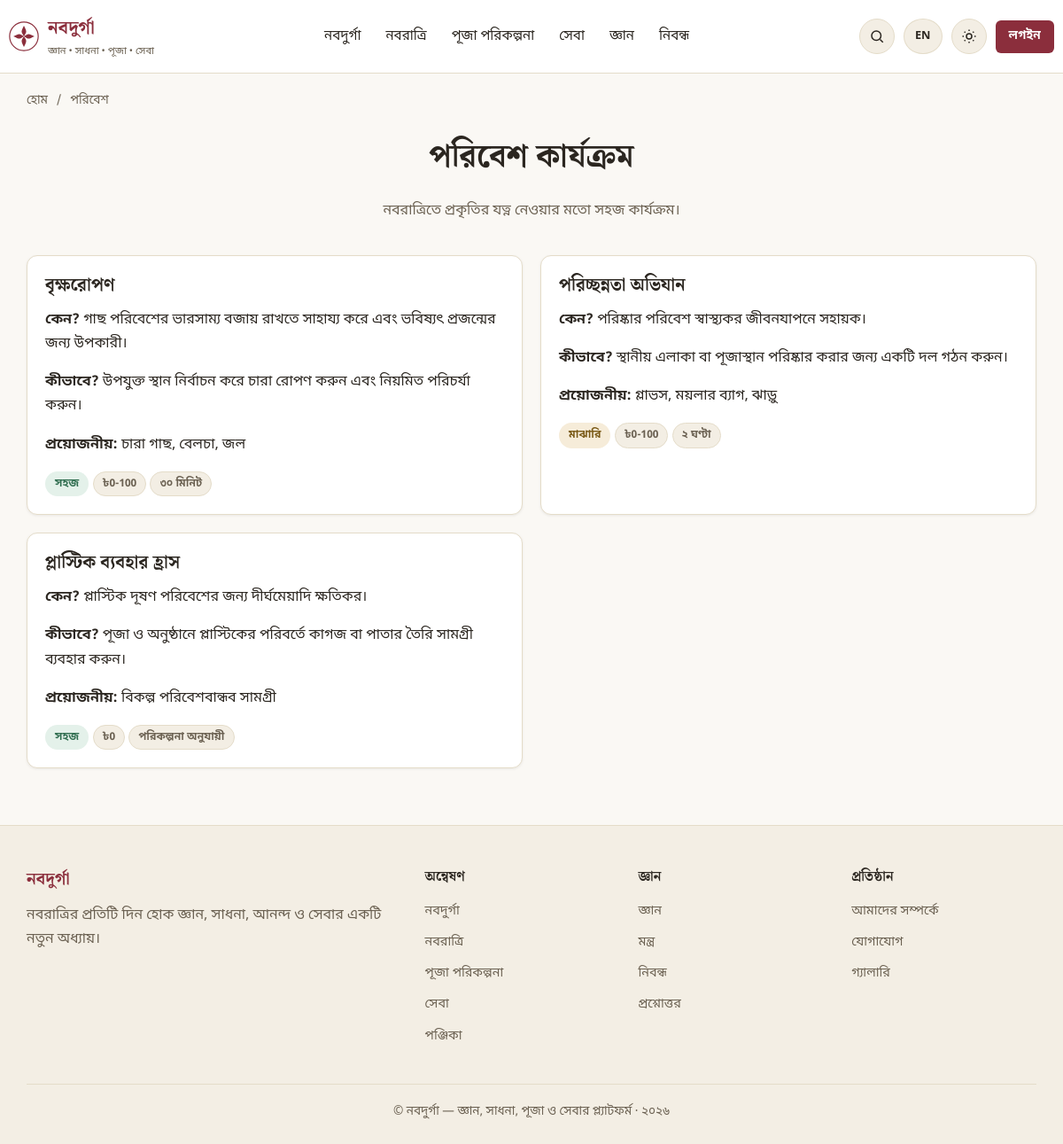
/environment, run on the app's committed database.
### tables this page shows
CREATE TABLE IF NOT EXISTS environment_activities (
    id INT UNSIGNED AUTO_INCREMENT PRIMARY KEY,
    title_bn VARCHAR(255) NOT NULL,
    why_text TEXT NULL,
    how_text TEXT NULL,
    materials_needed TEXT NULL,
    difficulty ENUM('সহজ','মাঝারি','কঠিন') NOT NULL DEFAULT 'সহজ',
    estimated_cost VARCHAR(100) NULL,
    time_required VARCHAR(100) NULL,
    image VARCHAR(255) NULL,
    status ENUM('active','inactive') NOT NULL DEFAULT 'active',
    created_at DATETIME NOT NULL DEFAULT CURRENT_TIMESTAMP,
    updated_at DATETIME NOT NULL DEFAULT CURRENT_TIMESTAMP ON UPDATE CURRENT_TIMESTAMP
);

### app/core/Controller.php (called while the page is built, shortened)
<?php
class Controller
{
    protected function view(string $view, array $data = [], ?string $layout = null): void
    {
        $viewFile = dirname(__DIR__) . '/views/' . $view . '.php';
        extract($data, EXTR_SKIP);
        require $viewFile;
    }
}

### app/controllers/EnvironmentController.php (called while the page is built, shortened)
<?php
class EnvironmentController extends Controller
{
    public function index(Request $request): void
    {
        $this->view('pages/environment', [
            'title' => 'পরিবেশ কার্যক্রম',
            'metaDescription' => 'নবরাত্রিতে পরিবেশের যত্নে করার মতো কার্যক্রম — বৃক্ষরোপণ, পরিচ্ছন্নতা ও প্লাস্টিক হ্রাস।',
            'breadcrumbs' => [['label' => 'পরিবেশ']],
            'activities' => (new EnvironmentActivityRepository())->allActive(),
        ]);
    }
}

### public/index.php (called while the page is built, shortened)
<?php
$router = new \App\Core\Router();
$router->setBasePath(\App\Core\Env::get('APP_BASE_PATH', ''));
$request = new \App\Core\Request();
$router->dispatch($request);

### app/core/Repository.php (called while the page is built, shortened)
<?php
abstract class Repository
{
    protected PDO $db;
    protected string $table;
    public function __construct()
    {
        $this->db = Database::connection();
    }
    public function all(array $conditions = [], ?string $orderBy = null, ?int $limit = null): array
    {
        [$where, $params] = $this->buildWhere($conditions);
        $sql = "SELECT * FROM {$this->table} {$where}";
        if ($orderBy) {
            $sql .= " ORDER BY {$orderBy}";
        }
        $stmt = $this->db->prepare($sql);
        $stmt->execute($params);
        return $stmt->fetchAll();
    }
    protected function buildWhere(array $conditions): array
    {
        if (empty($conditions)) {
            return ['', []];
        }
        $clauses = [];
        $params = [];
        foreach ($conditions as $column => $value) {
            if (is_array($value)) {
                $in = [];
                foreach ($value as $i => $v) {
                    $key = "{$column}_{$i}";
                    $in[] = ":{$key}";
                    $params[$key] = $v;
                }
                $clauses[] = "{$column} IN (" . implode(',', $in) . ")";
            } else {
                $clauses[] = "{$column} = :{$column}";
                $params[$column] = $value;
            }
        }
        return ['WHERE ' . implode(' AND ', $clauses), $params];
    }
}

### app/core/Autoloader.php (called while the page is built, shortened)
<?php
class Autoloader
{
    protected static array $map = [
        'App\\Core\\' => 'core/',
        'App\\Controllers\\Admin\\' => 'controllers/admin/',
        'App\\Controllers\\' => 'controllers/',
        'App\\Models\\' => 'models/',
        'App\\Repositories\\' => 'repositories/',
        'App\\Services\\' => 'services/',
        'App\\Middleware\\' => 'middleware/',
        'App\\Validators\\' => 'validators/',
        'App\\Helpers\\' => 'helpers/',
    ];
    public static function register(string $appPath): void
    {
        spl_autoload_register(function (string $class) use ($appPath) {
            foreach (self::$map as $prefix => $dir) {
                if (str_starts_with($class, $prefix)) {
                    $relative = substr($class, strlen($prefix));
                    $relative = str_replace('\\', '/', $relative);
                    $file = rtrim($appPath, '/\\') . '/' . $dir . $relative . '.php';
                    if (is_file($file)) {
                        return;
                    }
                }
            }
        });
    }
}

### app/core/Env.php (called while the page is built, shortened)
<?php
class Env
{
    public static function get(string $key, $default = null)
    {
        $value = $_ENV[$key] ?? getenv($key);
        return match (strtolower((string) $value)) {
            'true', '(true)' => true,
            'false', '(false)' => false,
            'null', '(null)' => null,
            'empty', '(empty)' => '',
            default => $value,
        };
    }
}

### app/core/Database.php (called while the page is built, shortened)
<?php
class Database
{
    protected static ?PDO $instance = null;
    public static function connection(): PDO
    {
        if (self::$instance === null) {
            $host = Env::get('DB_HOST', '127.0.0.1');
            $port = Env::get('DB_PORT', '3306');
            $name = Env::get('DB_DATABASE', 'navadurga_db');
            $user = Env::get('DB_USERNAME', 'root');
            $pass = Env::get('DB_PASSWORD', '');
            $charset = Env::get('DB_CHARSET', 'utf8mb4');
            $dsn = "mysql:host={$host};port={$port};dbname={$name};charset={$charset}";
            try {
                self::$instance = new PDO($dsn, $user, $pass, [
                    PDO::ATTR_ERRMODE => PDO::ERRMODE_EXCEPTION,
                    PDO::ATTR_DEFAULT_FETCH_MODE => PDO::FETCH_ASSOC,
                    PDO::ATTR_EMULATE_PREPARES => true,
                ]);
            } catch (PDOException $e) {
                if (Env::get('APP_DEBUG', false)) {
                    throw $e;
                }
                http_response_code(500);
                require dirname(__DIR__) . '/views/errors/500.php';
                exit;
            }
        }
        return self::$instance;
    }
}

### app/repositories/EnvironmentActivityRepository.php (called while the page is built, shortened)
<?php
class EnvironmentActivityRepository extends Repository
{
    public function allActive(): array
    {
        return $this->all(['status' => 'active'], 'id ASC');
    }
}

### app/helpers/functions.php (called while the page is built, shortened)
<?php
if (!function_exists('e')) {
    function e(?string $value): string
    {
        return htmlspecialchars($value ?? '', ENT_QUOTES, 'UTF-8');
    }
}

### app/views/pages/environment.php (the view, shortened to what this page needs)
<h1 class="text-center">পরিবেশ কার্যক্রম</h1>
<p class="section-subtitle">নবরাত্রিতে প্রকৃতির যত্ন নেওয়ার মতো সহজ কার্যক্রম।</p>
<?php if (empty($activities)): ?>
    <div class="empty-state"><div class="icon">🌱</div><p>এখনও কোনো কার্যক্রম যোগ করা হয়নি।</p></div>
<?php else: ?>
<div class="grid grid-2">
    <?php foreach ($activities as $a): ?>
        <div class="card">
            <div class="card-body">
                <h3><?= e($a['title_bn']) ?></h3>
                <?php if ($a['why_text']): ?><p><strong>কেন?</strong> <?= e($a['why_text']) ?></p><?php endif; ?>
                <?php if ($a['how_text']): ?><p><strong>কীভাবে?</strong> <?= e($a['how_text']) ?></p><?php endif; ?>
                <?php if ($a['materials_needed']): ?><p><strong>প্রয়োজনীয়:</strong> <?= e($a['materials_needed']) ?></p><?php endif; ?>
                <div class="meta">
                    <span class="tag tag-difficulty-<?= $a['difficulty'] === 'সহজ' ? 'easy' : ($a['difficulty'] === 'মাঝারি' ? 'medium' : 'hard') ?>"><?= e($a['difficulty']) ?></span>
                    <?php if ($a['estimated_cost']): ?><span class="tag"><?= e($a['estimated_cost']) ?></span><?php endif; ?>
                    <?php if ($a['time_required']): ?><span class="tag"><?= e($a['time_required']) ?></span><?php endif; ?>
                </div>
            </div>
        </div>
    <?php endforeach; ?>
</div>
<?php endif; ?>

### app/core/Router.php (shortened to what this page needs)
<?php
class Router
{
    protected array $routes = [];
    protected string $basePath = '';
    public function setBasePath(string $path): void
    {
        $this->basePath = rtrim($path, '/');
    }
    protected function add(string $method, string $uri, $handler, array $middleware): void
    {
        $this->routes[] = [
            'method' => $method,
            'uri' => '/' . trim($uri, '/'),
            'handler' => $handler,
            'middleware' => $middleware,
        ];
    }
    public function dispatch(Request $request): void
    {
        $method = $request->method();
        $uri = $request->uriPath($this->basePath);
        foreach ($this->routes as $route) {
            if ($route['method'] !== $method) {
                continue;
            }
            $pattern = $this->compile($route['uri']);
            if (preg_match($pattern, $uri, $matches)) {
                $params = array_filter($matches, 'is_string', ARRAY_FILTER_USE_KEY);
                $this->call($route['handler'], $request, $params);
                return;
            }
        }
    }
    protected function compile(string $uri): string
    {
        $pattern = preg_replace('#\{([a-zA-Z_][a-zA-Z0-9_]*)\}#', '(?P<$1>[^/]+)', $uri);
        return '#^' . $pattern . '$#u';
    }
    protected function call($handler, Request $request, array $params): void
    {
        [$class, $method] = $handler;
        $controller = new $class();
        call_user_func_array([$controller, $method], array_merge([$request], array_values($params)));
    }
}

### public/assets/css/app.css (style rules this page uses)
:root { --color-bg: #FAF8F4; --color-surface: #FFFFFF; --color-surface-alt: #F3EEE4; --color-border: #E4DCC9; --color-text: #2B2620; --color-text-muted: #6B6152; --color-primary: #8B2E3C; --color-primary-dark: #6E1F2B; --color-primary-soft: #F4E4E6; --color-accent: #B8842E; --color-accent-soft: #F6ECD9; --color-success: #2F6D4F; --color-success-soft: #E4F1EA; --color-danger: #B3261E; --color-danger-soft: #FBE7E5; --color-info: #2E5D8B; --color-info-soft: #E4EDF6; --shadow-sm: 0 1px 3px rgba(43, 38, 32, 0.08); --shadow-md: 0 4px 16px rgba(43, 38, 32, 0.10); --radius-sm: 6px; --radius-md: 12px; --radius-lg: 20px; --font-body: 'Noto Sans Bengali', 'Nirmala UI', 'Vrinda', 'Noto Sans', system-ui, sans-serif; --font-heading: 'Noto Serif Bengali', 'Nirmala UI', 'Vrinda', 'Noto Serif', Georgia, serif; --container-width: 1180px; }
* { box-sizing: border-box; }
html { scroll-behavior: smooth; }
body { margin: 0; font-family: var(--font-body); background: var(--color-bg); color: var(--color-text); line-height: 1.7; font-size: 16px; -webkit-font-smoothing: antialiased; }
h1, h2, h3, h4 { font-family: var(--font-heading); font-weight: 700; line-height: 1.35; margin: 0 0 0.6em; color: var(--color-text); }
h1 { font-size: clamp(1.9rem, 3vw, 2.6rem); }
h3 { font-size: 1.25rem; }
p { margin: 0 0 1em; color: var(--color-text); }
.section-subtitle { text-align: center; color: var(--color-text-muted); max-width: 640px; margin: 0 auto 36px; }
.card { background: var(--color-surface); border: 1px solid var(--color-border); border-radius: var(--radius-md); box-shadow: var(--shadow-sm); overflow: hidden; }
.card-body { padding: 20px; }
.grid { display: grid; gap: 20px; }
.grid-2 { grid-template-columns: repeat(2, 1fr); }
.tag { display: inline-block; font-size: 0.75rem; font-weight: 600; padding: 3px 10px; border-radius: 999px; background: var(--color-surface-alt); color: var(--color-text-muted); border: 1px solid var(--color-border); }
.tag-difficulty-easy { background: var(--color-success-soft); color: var(--color-success); border-color: transparent; }
.tag-difficulty-medium { background: var(--color-accent-soft); color: #7a5a17; border-color: transparent; }
.text-center { text-align: center; }

### data on the page
environment_activities: title_bn "বৃক্ষরোপণ", why_text "গাছ পরিবেশের ভারসাম্য বজায় রাখতে সাহায্য করে এবং ভবিষ্যৎ প্রজন্মের জন্য উপকারী।", how_text "উপযুক্ত স্থান নির্বাচন করে চারা রোপণ করুন এবং নিয়মিত পরিচর্যা করুন।", materials_needed "চারা গাছ, বেলচা, জল", difficulty "সহজ", estimated_cost "৳0-100", time_required "৩০ মিনিট"
environment_activities: title_bn "পরিচ্ছন্নতা অভিযান", why_text "পরিষ্কার পরিবেশ স্বাস্থ্যকর জীবনযাপনে সহায়ক।", how_text "স্থানীয় এলাকা বা পূজাস্থান পরিষ্কার করার জন্য একটি দল গঠন করুন।", materials_needed "গ্লাভস, ময়লার ব্যাগ, ঝাড়ু", difficulty "মাঝারি", estimated_cost "৳0-100", time_required "২ ঘণ্টা"
environment_activities: title_bn "প্লাস্টিক ব্যবহার হ্রাস", why_text "প্লাস্টিক দূষণ পরিবেশের জন্য দীর্ঘমেয়াদি ক্ষতিকর।", how_text "পূজা ও অনুষ্ঠানে প্লাস্টিকের পরিবর্তে কাগজ বা পাতার তৈরি সামগ্রী ব্যবহার করুন।", materials_needed "বিকল্প পরিবেশবান্ধব সামগ্রী", difficulty "সহজ", estimated_cost "৳0", time_required "পরিকল্পনা অনুযায়ী"

### other printed values
setting('site_name', 'নবদুর্গা') "নবদুর্গা"
setting('site_subtitle', 'জ্ঞান • সাধনা • পূজা • সেবা') "জ্ঞান • সাধনা • পূজা • সেবা"
t('nav.navadurga') "নবদুর্গা"
t('nav.navaratri') "নবরাত্রি"
t('nav.puja_planning') "পূজা পরিকল্পনা"
t('nav.seva') "সেবা"
t('nav.learning') "জ্ঞান"
t('nav.articles') "নিবন্ধ"
t('nav.login') "লগইন"
$crumb['label'] "পরিবেশ"
t('footer.explore') "অন্বেষণ"
t('nav.calendar') "পঞ্জিকা"
t('footer.knowledge') "জ্ঞান"
t('nav.mantras') "মন্ত্র"
t('nav.faq') "প্রশ্নোত্তর"
